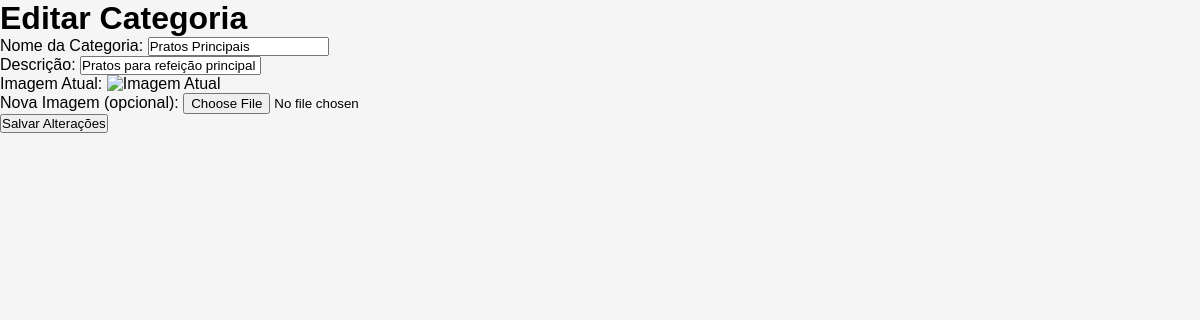
The app's page /admin/editar_categoria/2 with its own data.
### tables this page shows
CREATE TABLE [categorias] (
[id] INTEGER  PRIMARY KEY NULL,
[nome] TEXT  NOT NULL,
[descricao] VARCHAR(255)  NULL,
[imagem] BLOB  NULL
);

### app.py (the view, shortened to what this page needs)
@app.route("/admin/editar_categoria/<int:id>", methods=['GET', 'POST'])
def editar_categoria(id):
    conn = get_db_connection()
    categoria = conn.execute('SELECT * FROM categorias WHERE id = ?', (id,)).fetchone()
    conn.close()
    return render_template('admin/editar_categoria.html', categoria=categoria)

### app.py (called while the page is built)
def get_db_connection():
    conn = sqlite3.connect('database\sqlite.db')
    conn.row_factory = sqlite3.Row
    return conn

### templates/admin/editar_categoria.html (shortened to what this page needs)
<!DOCTYPE html>
<html lang="pt-br">
<head>
    <link rel="stylesheet" href="{{ url_for('static', filename='styles.css') }}">
</head>
<body>
    <h1>Editar Categoria</h1>
    <form method="POST" enctype="multipart/form-data">
        <label for="nome_categoria">Nome da Categoria:</label>
        <input type="text" id="nome_categoria" name="nome_categoria" value="{{ categoria['nome'] }}" required>
        <br>
        <label for="descricao">Descrição:</label>
        <input type="text" id="descricao" name="descricao" value="{{ categoria['descricao'] }}" required>
        <br>
        <label for="imagem_atual">Imagem Atual:</label>
        <img alt="Imagem Atual">
        <br>
        <label for="nova_imagem">Nova Imagem (opcional):</label>
        <input type="file" id="nova_imagem" name="nova_imagem">
        <br>
        <button type="submit">Salvar Alterações</button>
    </form>
</body>
</html>

### static/styles.css (style rules this page uses)
* { margin: 0; padding: 0; box-sizing: border-box; }
body { font-family: Arial, sans-serif; background-color: #f5f5f5; }

### templates/admin/editar_categoria.html (style rules this page uses)
img { width: 300px; height: 300px; }

### records on screen
categorias: nome_categoria "Pratos Principais", descricao "Pratos para refeição principal"
